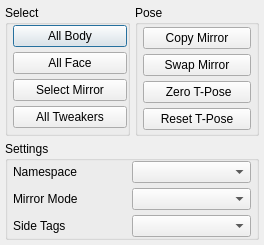
<?xml version="1.0" encoding="UTF-8"?>
<ui version="4.0">
 <class>trigger_tool</class>
 <widget class="QDialog" name="trigger_tool">
  <property name="geometry">
   <rect>
    <x>0</x>
    <y>0</y>
    <width>264</width>
    <height>237</height>
   </rect>
  </property>
  <property name="windowTitle">
   <string notr="true">Trigger Tool v0.1</string>
  </property>
  <property name="toolTip">
   <string notr="true"/>
  </property>
  <property name="statusTip">
   <string notr="true"/>
  </property>
  <property name="whatsThis">
   <string notr="true"/>
  </property>
  <property name="accessibleName">
   <string notr="true"/>
  </property>
  <property name="accessibleDescription">
   <string notr="true"/>
  </property>
  <layout class="QVBoxLayout" name="main_vlay">
   <property name="spacing">
    <number>5</number>
   </property>
   <property name="leftMargin">
    <number>5</number>
   </property>
   <property name="topMargin">
    <number>5</number>
   </property>
   <property name="rightMargin">
    <number>5</number>
   </property>
   <property name="bottomMargin">
    <number>5</number>
   </property>
   <item>
    <layout class="QHBoxLayout" name="select_and_pose_hlay">
     <item>
      <widget class="QGroupBox" name="select_gbox">
       <property name="title">
        <string notr="true">Select</string>
       </property>
       <layout class="QVBoxLayout" name="selecr_grp_vlay" stretch="0">
        <property name="spacing">
         <number>5</number>
        </property>
        <property name="sizeConstraint">
         <enum>QLayout::SetDefaultConstraint</enum>
        </property>
        <property name="leftMargin">
         <number>5</number>
        </property>
        <property name="topMargin">
         <number>0</number>
        </property>
        <property name="rightMargin">
         <number>0</number>
        </property>
        <property name="bottomMargin">
         <number>5</number>
        </property>
        <item>
         <layout class="QVBoxLayout" name="select_vlay" stretch="0,0,0,0">
          <property name="spacing">
           <number>5</number>
          </property>
          <property name="sizeConstraint">
           <enum>QLayout::SetMaximumSize</enum>
          </property>
          <item>
           <widget class="QPushButton" name="all_body_pb">
            <property name="toolTip">
             <string notr="true"/>
            </property>
            <property name="statusTip">
             <string notr="true"/>
            </property>
            <property name="whatsThis">
             <string notr="true"/>
            </property>
            <property name="accessibleName">
             <string notr="true"/>
            </property>
            <property name="accessibleDescription">
             <string notr="true"/>
            </property>
            <property name="text">
             <string notr="true">All Body</string>
            </property>
           </widget>
          </item>
          <item>
           <widget class="QPushButton" name="all_face_pb">
            <property name="toolTip">
             <string notr="true"/>
            </property>
            <property name="statusTip">
             <string notr="true"/>
            </property>
            <property name="whatsThis">
             <string notr="true"/>
            </property>
            <property name="accessibleName">
             <string notr="true"/>
            </property>
            <property name="accessibleDescription">
             <string notr="true"/>
            </property>
            <property name="text">
             <string notr="true">All Face</string>
            </property>
           </widget>
          </item>
          <item>
           <widget class="QPushButton" name="select_mirror_pb">
            <property name="toolTip">
             <string notr="true"/>
            </property>
            <property name="statusTip">
             <string notr="true"/>
            </property>
            <property name="whatsThis">
             <string notr="true"/>
            </property>
            <property name="accessibleName">
             <string notr="true"/>
            </property>
            <property name="accessibleDescription">
             <string notr="true"/>
            </property>
            <property name="text">
             <string notr="true">Select Mirror</string>
            </property>
           </widget>
          </item>
          <item>
           <widget class="QPushButton" name="all_tweakers_pb">
            <property name="toolTip">
             <string notr="true"/>
            </property>
            <property name="statusTip">
             <string notr="true"/>
            </property>
            <property name="whatsThis">
             <string notr="true"/>
            </property>
            <property name="accessibleName">
             <string notr="true"/>
            </property>
            <property name="accessibleDescription">
             <string notr="true"/>
            </property>
            <property name="text">
             <string notr="true">All Tweakers</string>
            </property>
           </widget>
          </item>
         </layout>
        </item>
       </layout>
      </widget>
     </item>
     <item>
      <widget class="QGroupBox" name="pose_gbox">
       <property name="title">
        <string notr="true">Pose</string>
       </property>
       <layout class="QVBoxLayout" name="pose_grp_vlay">
        <property name="spacing">
         <number>5</number>
        </property>
        <property name="leftMargin">
         <number>5</number>
        </property>
        <property name="topMargin">
         <number>0</number>
        </property>
        <property name="rightMargin">
         <number>5</number>
        </property>
        <property name="bottomMargin">
         <number>0</number>
        </property>
        <item>
         <layout class="QVBoxLayout" name="pose_ctrls_vlay">
          <property name="spacing">
           <number>5</number>
          </property>
          <item>
           <widget class="QPushButton" name="copy_mirror_pb">
            <property name="toolTip">
             <string notr="true"/>
            </property>
            <property name="statusTip">
             <string notr="true"/>
            </property>
            <property name="whatsThis">
             <string notr="true"/>
            </property>
            <property name="accessibleName">
             <string notr="true"/>
            </property>
            <property name="accessibleDescription">
             <string notr="true"/>
            </property>
            <property name="text">
             <string notr="true">Copy Mirror</string>
            </property>
           </widget>
          </item>
          <item>
           <widget class="QPushButton" name="swap_mirror_pb">
            <property name="toolTip">
             <string notr="true"/>
            </property>
            <property name="statusTip">
             <string notr="true"/>
            </property>
            <property name="whatsThis">
             <string notr="true"/>
            </property>
            <property name="accessibleName">
             <string notr="true"/>
            </property>
            <property name="accessibleDescription">
             <string notr="true"/>
            </property>
            <property name="text">
             <string notr="true">Swap Mirror</string>
            </property>
           </widget>
          </item>
          <item>
           <widget class="QPushButton" name="zero_tpose_pb">
            <property name="toolTip">
             <string notr="true"/>
            </property>
            <property name="statusTip">
             <string notr="true"/>
            </property>
            <property name="whatsThis">
             <string notr="true"/>
            </property>
            <property name="accessibleName">
             <string notr="true"/>
            </property>
            <property name="accessibleDescription">
             <string notr="true"/>
            </property>
            <property name="text">
             <string notr="true"> Zero T-Pose</string>
            </property>
           </widget>
          </item>
          <item>
           <widget class="QPushButton" name="reset_tpose_pb">
            <property name="toolTip">
             <string notr="true"/>
            </property>
            <property name="statusTip">
             <string notr="true"/>
            </property>
            <property name="whatsThis">
             <string notr="true"/>
            </property>
            <property name="accessibleName">
             <string notr="true"/>
            </property>
            <property name="accessibleDescription">
             <string notr="true"/>
            </property>
            <property name="text">
             <string notr="true">Reset T-Pose</string>
            </property>
           </widget>
          </item>
         </layout>
        </item>
       </layout>
      </widget>
     </item>
    </layout>
   </item>
   <item>
    <widget class="QGroupBox" name="settings_gbox">
     <property name="title">
      <string notr="true">Settings</string>
     </property>
     <layout class="QVBoxLayout" name="settings_grp_vlay">
      <property name="spacing">
       <number>5</number>
      </property>
      <property name="leftMargin">
       <number>5</number>
      </property>
      <property name="topMargin">
       <number>0</number>
      </property>
      <property name="rightMargin">
       <number>5</number>
      </property>
      <property name="bottomMargin">
       <number>0</number>
      </property>
      <item>
       <layout class="QHBoxLayout" name="namespace_hlay">
        <property name="spacing">
         <number>0</number>
        </property>
        <item>
         <widget class="QLabel" name="namespace_lbl">
          <property name="toolTip">
           <string notr="true"/>
          </property>
          <property name="statusTip">
           <string notr="true"/>
          </property>
          <property name="whatsThis">
           <string notr="true"/>
          </property>
          <property name="accessibleName">
           <string notr="true"/>
          </property>
          <property name="accessibleDescription">
           <string notr="true"/>
          </property>
          <property name="text">
           <string notr="true">Namespace</string>
          </property>
         </widget>
        </item>
        <item>
         <widget class="QComboBox" name="namespace_combo">
          <property name="toolTip">
           <string notr="true"/>
          </property>
          <property name="statusTip">
           <string notr="true"/>
          </property>
          <property name="whatsThis">
           <string notr="true"/>
          </property>
          <property name="accessibleName">
           <string notr="true"/>
          </property>
          <property name="accessibleDescription">
           <string notr="true"/>
          </property>
         </widget>
        </item>
       </layout>
      </item>
      <item>
       <layout class="QHBoxLayout" name="mirror_mode_hlay">
        <property name="spacing">
         <number>0</number>
        </property>
        <item>
         <widget class="QLabel" name="mirror_mode_lbl">
          <property name="toolTip">
           <string notr="true"/>
          </property>
          <property name="statusTip">
           <string notr="true"/>
          </property>
          <property name="whatsThis">
           <string notr="true"/>
          </property>
          <property name="accessibleName">
           <string notr="true"/>
          </property>
          <property name="accessibleDescription">
           <string notr="true"/>
          </property>
          <property name="text">
           <string notr="true">Mirror Mode</string>
          </property>
         </widget>
        </item>
        <item>
         <widget class="QComboBox" name="mirror_mode_combo">
          <property name="toolTip">
           <string notr="true"/>
          </property>
          <property name="statusTip">
           <string notr="true"/>
          </property>
          <property name="whatsThis">
           <string notr="true"/>
          </property>
          <property name="accessibleName">
           <string notr="true"/>
          </property>
          <property name="accessibleDescription">
           <string notr="true"/>
          </property>
         </widget>
        </item>
       </layout>
      </item>
      <item>
       <layout class="QHBoxLayout" name="side_tags_hlay">
        <property name="spacing">
         <number>0</number>
        </property>
        <item>
         <widget class="QLabel" name="side_tags_lbl">
          <property name="toolTip">
           <string notr="true"/>
          </property>
          <property name="statusTip">
           <string notr="true"/>
          </property>
          <property name="whatsThis">
           <string notr="true"/>
          </property>
          <property name="accessibleName">
           <string notr="true"/>
          </property>
          <property name="accessibleDescription">
           <string notr="true"/>
          </property>
          <property name="text">
           <string notr="true">Side Tags</string>
          </property>
         </widget>
        </item>
        <item>
         <widget class="QComboBox" name="side_tags_combo">
          <property name="toolTip">
           <string notr="true"/>
          </property>
          <property name="statusTip">
           <string notr="true"/>
          </property>
          <property name="whatsThis">
           <string notr="true"/>
          </property>
          <property name="accessibleName">
           <string notr="true"/>
          </property>
          <property name="accessibleDescription">
           <string notr="true"/>
          </property>
         </widget>
        </item>
       </layout>
      </item>
     </layout>
    </widget>
   </item>
  </layout>
 </widget>
 <resources/>
 <connections/>
</ui>
